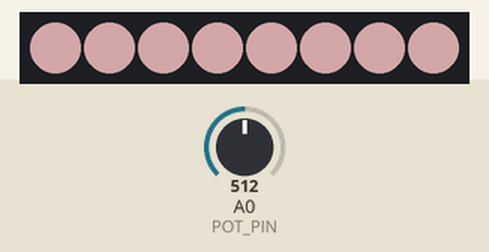
Bench run of a sketch on a simulated Arduino Uno, built with avr-gcc and run on an emulated ATmega328P. Shown: 8 RGB LEDs in strip order, left to right. The test bench sets the inputs (shaded band); at power-on: A0 (POT_PIN) = 512. Dim RGB values are drawn brighter than linear.

Above: at 1.2 s.
1.3 s: A0 (POT_PIN) set to 716
At 2.0 s:
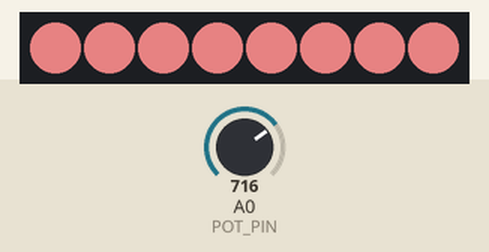
2.8 s: A0 (POT_PIN) set to 900
At 3.1 s:
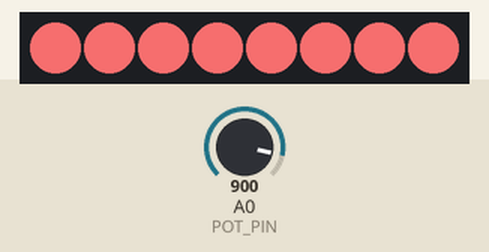
4.3 s: A0 (POT_PIN) set to 122
At 5.5 s:
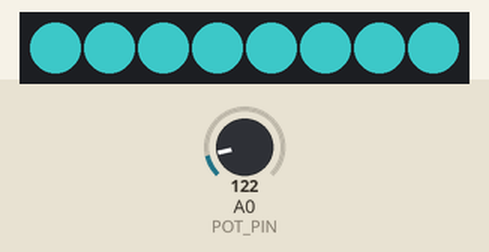
5.8 s: A0 (POT_PIN) set to 511
At 6.6 s:
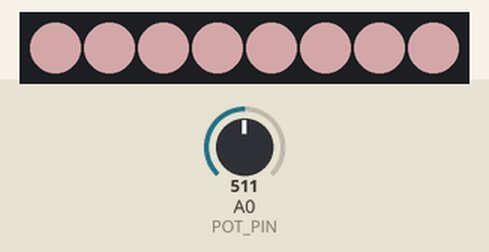
Timing chart, 0 to 8.3 s (numbered marks = the images above; inputs shaded):
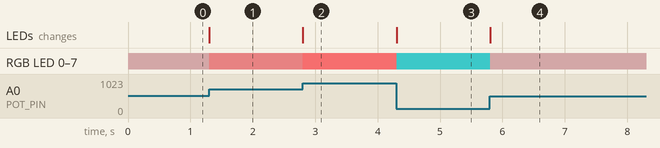

The sketch:

FastLED_Demo_03.ino
```cpp
#include <FastLED.h>

// How many leds in your strip?
#define NUM_LEDS 8

// Analog pin connected to potentiometer
#define POT_PIN A0

// Data pin connected to NeoPixel strip
#define DATA_PIN 3

// Define the array of leds
CRGB leds[NUM_LEDS];

void setup() {
  FastLED.addLeds<NEOPIXEL, DATA_PIN>(leds, NUM_LEDS);
}

void loop() {

  // Set all LEDs to one color based on potentiometer reading
  for ( int i = 0; i < NUM_LEDS; i++ ) {
    leds[i].red = map(analogRead(POT_PIN), 0, 1023, 0, 255);
    leds[i].green = 100;
    leds[i].blue = 100;
  }
  FastLED.show();
}
```

Measured:
- after the input at 1.3 s, RGB LED 0–7: RGB(127, 100, 100) → RGB(178, 100, 100) at once; the LEDs: first change at once (image 1 shows a later state)
- after the input at 2.8 s, RGB LED 0–7: RGB(178, 100, 100) → RGB(224, 100, 100) at once; the LEDs: change at once (image 2)
- after the input at 4.3 s, RGB LED 0–7: RGB(224, 100, 100) → RGB(30, 100, 100) at once; the LEDs: first change at once (image 3 shows a later state)
- after the input at 5.8 s, RGB LED 0–7: RGB(30, 100, 100) → RGB(127, 100, 100) at once; the LEDs: change at once (image 4)
